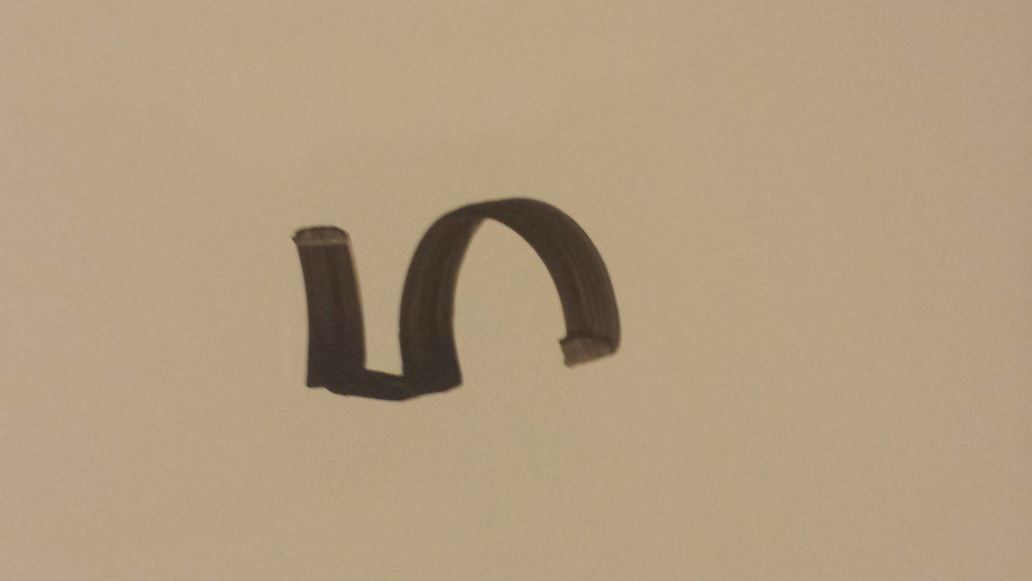
#> input picture data/test/test_image.jpg, 4128 x 2322 px (shown at 1/4 size)
$ python -i preprocessor.py   (imports and definitions only)   (Python 2 division)   (older library calls are emulated)
#> lines starting #> are read from the running program, lines starting #| are printed output that depends on the picture; after the words box and inside, x2 and y2 are one past the last pixel; in counts of white or black regions, pixels touching at a corner belong together
#> further down, picture is the input picture: PIL image 4128x2322 RGB; mean R, G, B 177.5, 156.4, 127.4
#!/usr/bin/env python

import cv2
import numpy as np
from PIL import Image
import math
from scipy import ndimage

size = 28, 28
default_save_path = "../data/img_process/"

#im = Image.open("../data/img_stream/20180801_195944.jpg")

# take in PIL image object, process and save, and return processed image object
def process(im):

    w, h = im.size
#> w = 4128; h = 2322

    if w > h:
        buffer = w - h
#> buffer = 1806
        im = im.crop((buffer/2, 0, w - buffer/2, h))
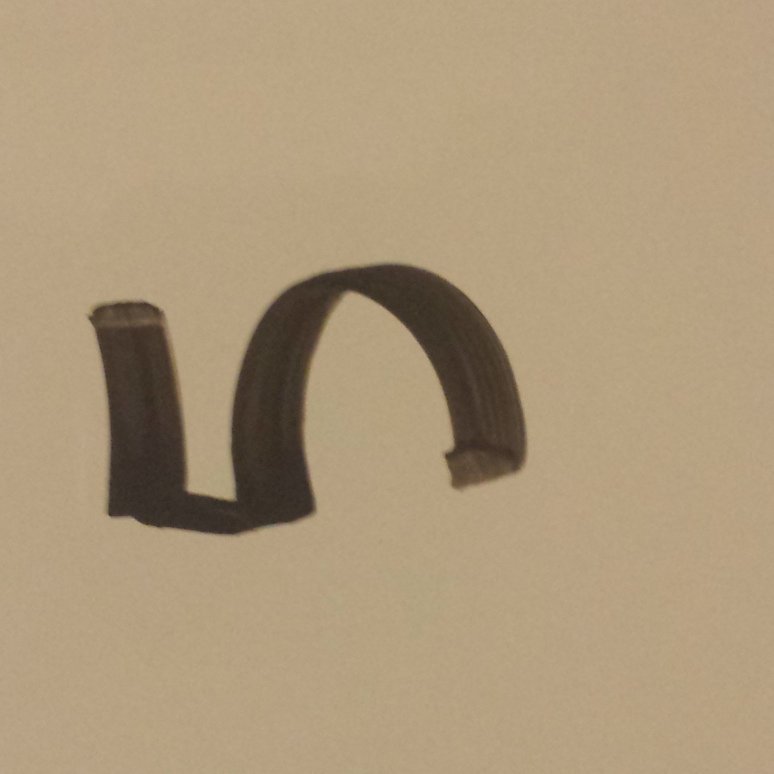
#> im: PIL image 2322x2322 RGB (shown at 1/3 size); mean R, G, B 172.8, 152.8, 122.8
    elif h > w:
        buffer = h - w
        im = im.crop((0, buffer/2, w, h - buffer/2))

    im = im.rotate(-90)
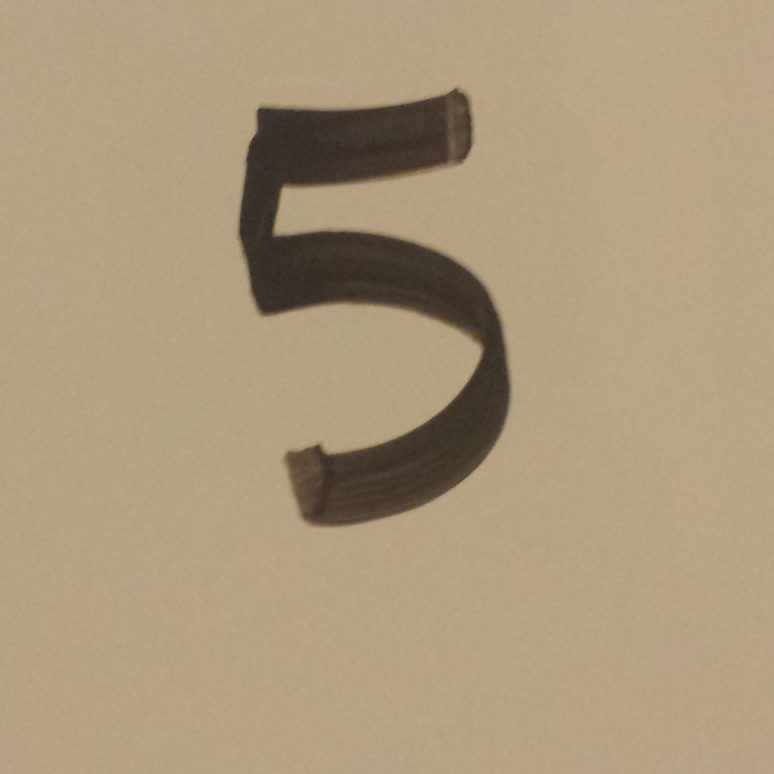
#> im: PIL image 2322x2322 RGB (shown at 1/3 size); mean R, G, B 172.8, 152.8, 122.8
    im.save(default_save_path + "crop.png")

    # resize image, convert to black-white, and rotate
    im = im.resize(size, Image.ANTIALIAS)
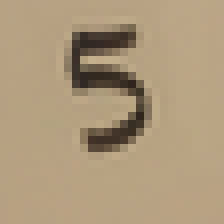
#> im: PIL image 28x28 RGB (shown 8 times larger); mean R, G, B 172.8, 152.8, 122.8

    im.save(default_save_path + "resize.png")


    # open image in OpenCV
    gray = cv2.imread(default_save_path + "resize.png", cv2.IMREAD_GRAYSCALE)
#> gray: shape (28, 28); min 38, max 177, mean 154.9

    # resize the images and invert it (black background)
    gray = cv2.resize(255 - gray, (28, 28))
    (thresh, gray) = cv2.threshold(gray, 128, 255, cv2.THRESH_BINARY | cv2.THRESH_OTSU) #128
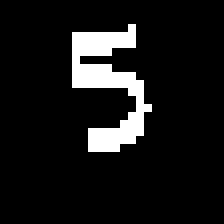
#> gray: shape (28, 28) (shown 8 times larger); 9.2% white in thin lines or dots, all inside (x1, y1, x2, y2) = (9, 3, 19, 19)
#> thresh = 138

    while np.sum(gray[0]) == 0:
        gray = gray[1:]
#> this loop made 3 passes

    while np.sum(gray[:,0]) == 0:
        gray = np.delete(gray,0,1)
#> this loop made 9 passes
#> pass 1, in process, `gray = np.delete(gray,0,1)`:
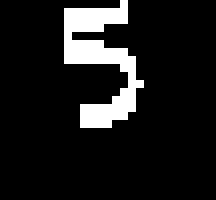
#> gray: shape (25, 27) (shown 8 times larger); 10.7% white in thin lines or dots, all inside (x1, y1, x2, y2) = (8, 0, 18, 16)

    while np.sum(gray[-1]) == 0:
        gray = gray[:-1]

    while np.sum(gray[:,-1]) == 0:
        gray = np.delete(gray,-1,1)

    rows,cols = gray.shape
#> rows = 16; cols = 10

    if rows > cols:
        factor = 20.0/rows
#> factor = 1.25
        rows = 20
        cols = int(round(cols*factor))
#> cols = 12
        gray = cv2.resize(gray, (cols,rows))
    else:
        factor = 20.0/cols
        cols = 20
        rows = int(round(rows*factor))
        gray = cv2.resize(gray, (cols, rows))

    colsPadding = (int(math.ceil((28-cols)/2.0)),int(math.floor((28-cols)/2.0)))
#> colsPadding = (8, 8)
    rowsPadding = (int(math.ceil((28-rows)/2.0)),int(math.floor((28-rows)/2.0)))

    gray = np.lib.pad(gray,(rowsPadding,colsPadding),'constant')
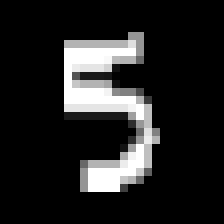
#> gray: shape (28, 28) (shown 8 times larger); min 0, max 255, mean 34.6

    shiftx,shifty = getBestShift(gray)
    shifted = shift(gray,shiftx,shifty)
    gray = shifted

    # save the processed images
    cv2.imwrite(default_save_path + "process.png", gray)

    """
        all images in the training set have an range from 0-1
        and not from 0-255 so we divide our flatten images
        (a one dimensional vector with our 784 pixels)
        to use the same 0-1 based range
        """

    #flatten = gray.flatten() / 255.0
    """
        we need to store the flatten image and generate
        the correct_vals array
        correct_val for the first digit (9) would be
        [0,0,0,0,0,0,0,0,0,1]
        """

#return flatten
    return gray


def getBestShift(img):
    cy,cx = ndimage.measurements.center_of_mass(img)
#> cy = 13.11; cx = 13.07

    rows,cols = img.shape
#> rows = 28; cols = 28
    shiftx = np.round(cols/2.0-cx).astype(int)
#> shiftx = 1
    shifty = np.round(rows/2.0-cy).astype(int)
#> shifty = 1

    return shiftx,shifty


def shift(img,sx,sy):
#> called with sx = 1, sy = 1
    rows,cols = img.shape
#> rows = 28; cols = 28
    M = np.float32([[1,0,sx],[0,1,sy]])
#> M = [[1, 0, 1], [0, 1, 1]]
    shifted = cv2.warpAffine(img,M,(cols,rows))
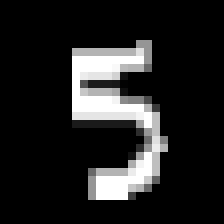
#> shifted: shape (28, 28) (shown 8 times larger); min 0, max 255, mean 34.6
    return shifted


# [10 lines not run here, left out]

>>> from PIL import Image
>>> picture = Image.open('../data/test/test_image.jpg')
>>> result = process(picture)
